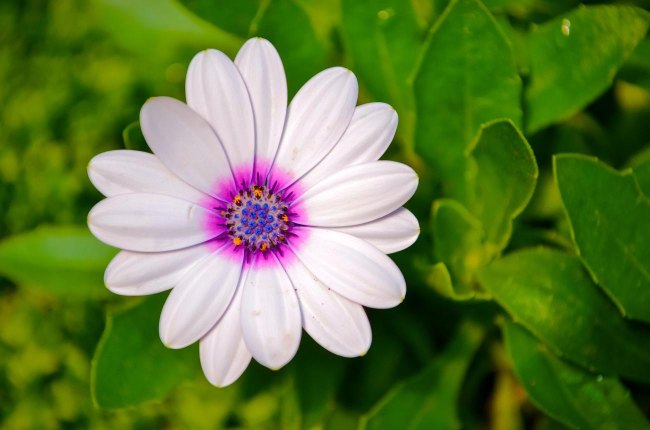
#> input picture flower.jpeg, 1299 x 860 px, found by its file name (shown at 1/2 size)
$ python exp23.py
#> lines starting #> are read from the running program, lines starting #| are printed output that depends on the picture
# Experiment 23: Top Hat
import cv2
import numpy as np

img = cv2.imread("flower.jpeg")
#> img is the input picture: shape (860, 1299, 3); mean B, G, R 60.4, 123.8, 99.4
if img is None:
    raise SystemExit("Put flower.jpeg in this folder.")
img = cv2.resize(img, (500, 350))
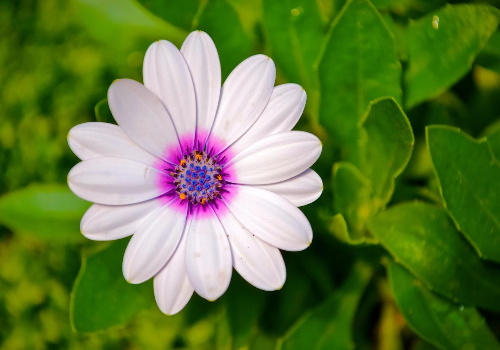
#> img: shape (350, 500, 3); mean B, G, R 60.3, 123.7, 99.3
gray = cv2.cvtColor(img, cv2.COLOR_BGR2GRAY)
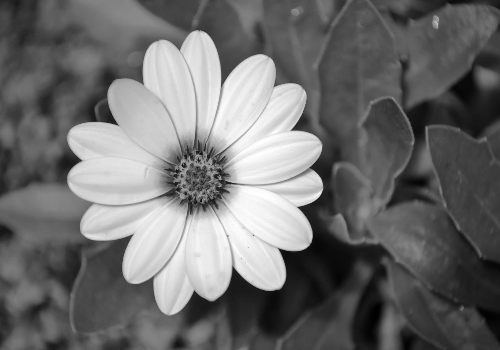
#> gray: shape (350, 500); min 0, max 255, mean 109.2

kernel = np.ones((15, 15), np.uint8)
tophat = cv2.morphologyEx(gray, cv2.MORPH_TOPHAT, kernel)
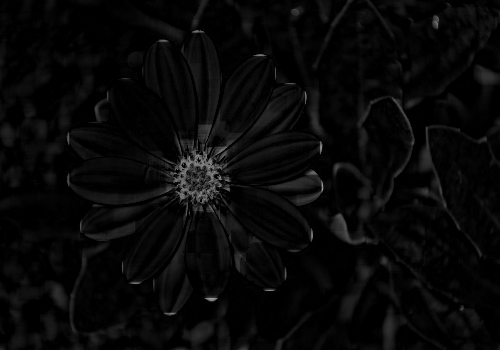
#> tophat: shape (350, 500); min 0, max 161, mean 8.1

cv2.imshow("Original Gray Image", gray)
cv2.imshow("Top Hat", tophat)
cv2.waitKey(0)
cv2.destroyAllWindows()
